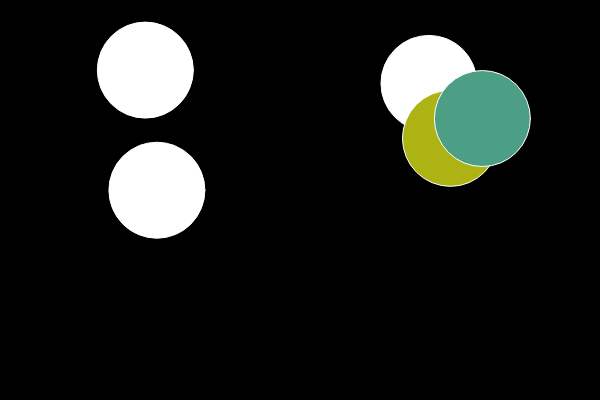
Frame 1 (no input)
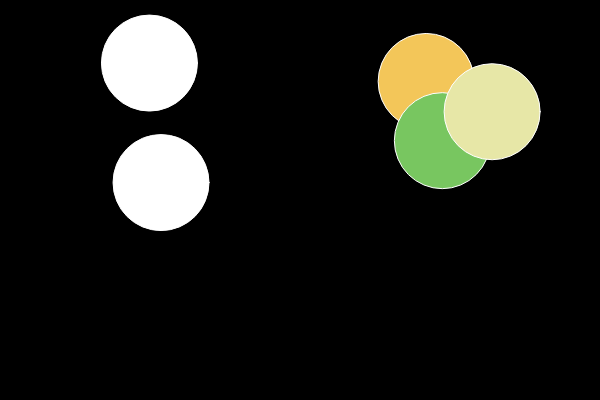
Frame 60 (no input)
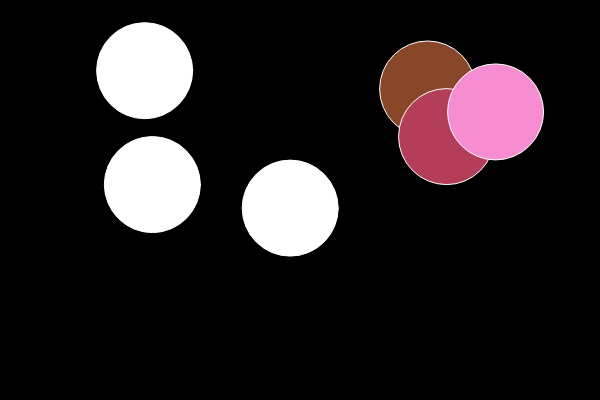
Frame 120 (the mouse pressed at the canvas centre since frame 60)

The p5.js sketch that drew these frames (run headless with seeded random() and noise() and a simulated clock; from frame 60 on, the mouse is pressed at the canvas centre):

// p5.js sketch
// ── sketch.js
// array of bubbles
var bubbles = [];

function setup() {
  createCanvas(600, 400);
  for (var i = 0; i < 5; i++) {
    bubbles[i] = new Bubble(random(width), random(height));
  }
}

function draw() {
  background(0);
  // loop over all bubbles
  for (var i = 0; i < bubbles.length; i++) {
    bubbles[i].update();
    bubbles[i].display();
    // check each bubble if it does not intersect itself and it intersects with other bubbles
    for (var j = 0; j < bubbles.length; j++) {
      if (i != j && bubbles[i].intersects(bubbles[j])) {
        bubbles[i].changeColor();
        bubbles[j].changeColor();
      }
    }
  }
}
function mousePressed() {
  bubbles.push(new Bubble(mouseX, mouseY));
}

// ── bubble.js
function Bubble(x, y) {
  this.x = x;
  this.y = y;
  this.r = 48;
  this.col = color(255);
  this.lifespan = 255;

  this.display = function () {
    stroke(255);
    fill(this.col, this.lifespan);
    ellipse(this.x, this.y, this.r * 2, this.r * 2);
  };
  this.update = function () {
    this.x = this.x + random(-1, 1);
    this.y = this.y + random(-1, 1);
  };
  // change color
  this.changeColor = function () {
    this.col = color(random(255), random(255), random(255));
  };
  // check if two bubbles intersect
  this.intersects = function (other) {
    var d = dist(this.x, this.y, other.x, other.y);
    if (d < this.r + other.r) {
      return true;
    } else {
      return false;
    }
  };
}
